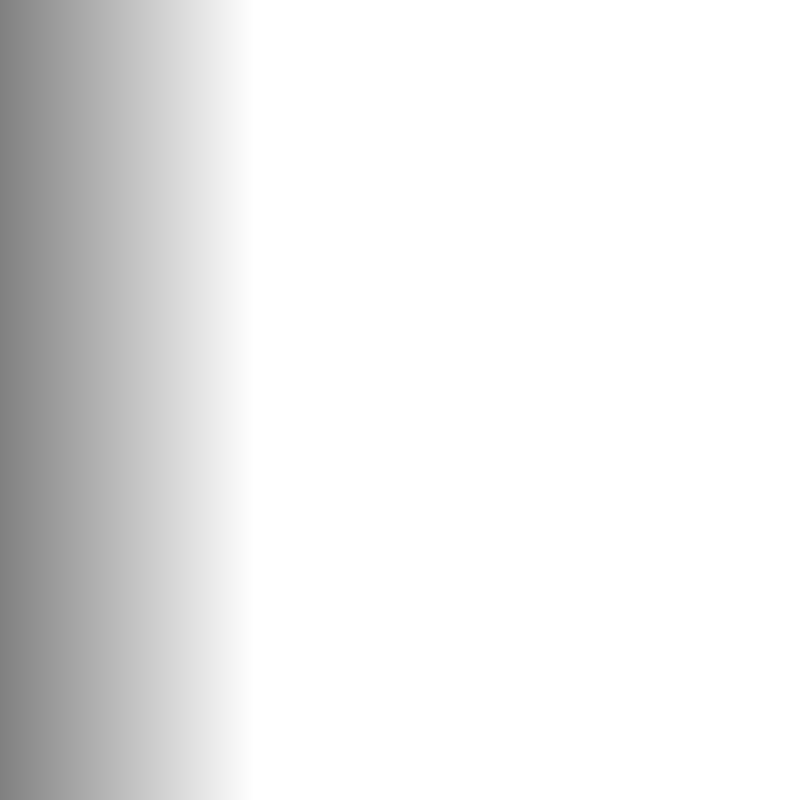
Frame 1 (no input)
Frame 60 (the mouse pressed at the canvas centre just before this capture): identical to frame 1, image omitted
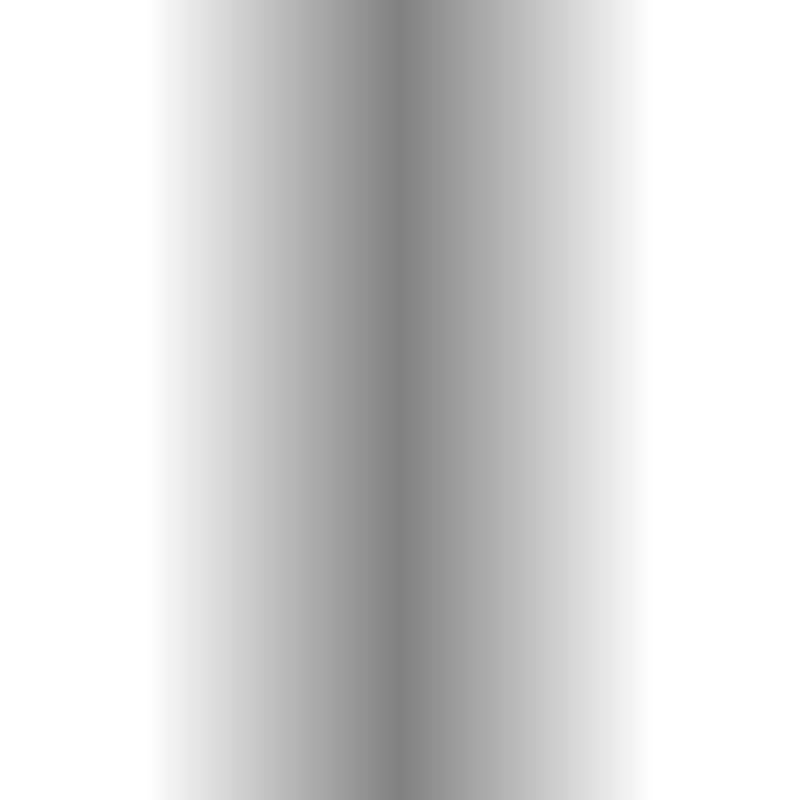
Frame 120 (the mouse held since frame 60 and released just before this capture)

The Processing sketch that drew these frames (run headless with seeded random() and noise(); from frame 60 on, the mouse is pressed at the canvas centre):

// Processing sketch: sketch_02_gardient_mouseX
// ── sketch_02_gardient_mouseX.pde
void setup() 
{
size(800, 800);
}
void draw() 
{
background(255);
float spacing = 2;
for (int i = 0; i <= width; i+= spacing)
{
  float distance = abs(mouseX-i);
  rectMode(CENTER);
  fill(distance);
  noStroke();
  rect(i, height/2, spacing/2, height);
  println(i);
}
}
